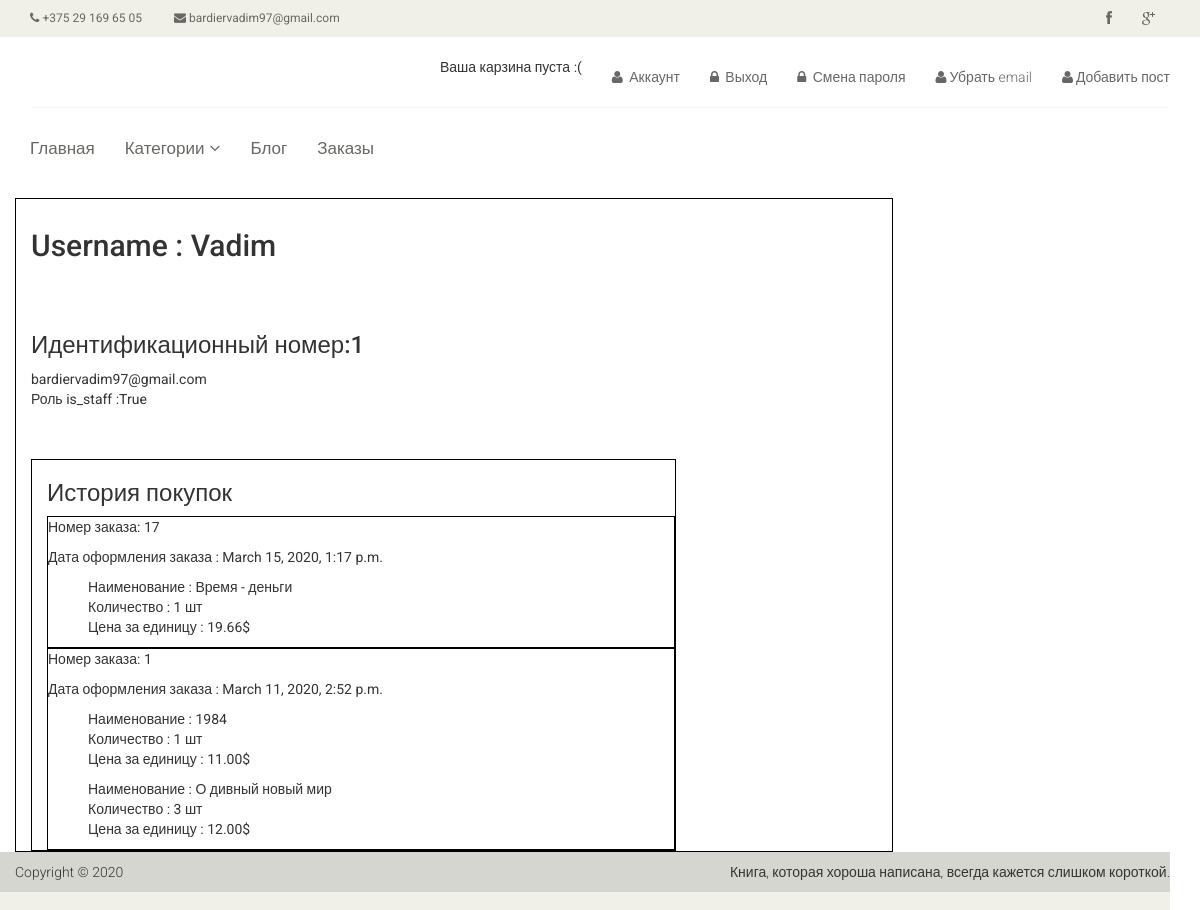
The page /account/1/ on the database its author committed.
### orders/models.py (models this page shows, shortened)
class Order(models.Model):
	first_name = models.CharField(max_length=50)
	last_name = models.CharField(max_length=50)
	email = models.EmailField()
	address = models.CharField(max_length=250)
	postal_code = models.CharField(max_length=20)
	city = models.CharField(max_length=100)
	created = models.DateTimeField(auto_now_add=True)
	updated = models.DateTimeField(auto_now=True)
	paid = models.BooleanField(default=False)
	class Meta:
		ordering = ('-created',)
		verbose_name = 'Order'
		verbose_name_plural = 'Orders'

class OrderItem(models.Model):
	order = models.ForeignKey(Order, related_name='items', on_delete=models.CASCADE)
	product = models.ForeignKey(Book, related_name='order_items', on_delete=models.CASCADE)
	price = models.DecimalField(max_digits=10, decimal_places=2)
	quantity = models.PositiveIntegerField(default=1)

### books/models.py (models this page shows, shortened)
class Book(models.Model):
	title = models.CharField('Title', max_length=225)
	description = models.TextField('Description')
	poster = models.ImageField('Poster', upload_to='books/')
	year = models.IntegerField('Year', default=2020)
	authors = models.ManyToManyField(Author, verbose_name='Authors', related_name='book_author')
	number_of_pages = models.IntegerField('Number of pages')
	genres = models.ManyToManyField(Genre, verbose_name='Genres')
	price = models.FloatField('Price')
	amount = models.IntegerField(default=2)
	category = models.ForeignKey(Category, verbose_name='Category', on_delete=models.SET_NULL, null=True)
	publishing_house = models.CharField('Publishing_house', max_length=225)
	cover_type = models.CharField('Cover_type', max_length=225)
	url = models.SlugField(max_length=225, unique=True)
	draft = models.BooleanField('Draft', default=False)
	def __str__(self):
		return self.title
	class Meta:
		verbose_name = "Book"
		verbose_name_plural = "Books"

### books/views.py (the view)
# urls.py: path('account/<int:pk>/', views.Account.as_view(), name='account_detail'),
class Account(DetailView):
	model = User
	template_name = 'books/account_detail.html'
	slug_field = 'pk'
	def get_context_data(self, *args, **kwargs):
		context = super().get_context_data(*args, **kwargs)
		context['items'] = OrderItem.objects.all()
		context['orders'] = Order.objects.all()
		return context

### cart/cart.py (called while the page is built)
	def __len__(self):
		return sum(item['quantity'] for item in self.cart.values())

### cart/context_processors.py (called while the page is built)
def cart(request):
	return {'cart': Cart(request)}

### templates/books/account_detail.html
{% extends 'books/base.html' %}
{% block content %}
    {% load static %}
    <section>
        <div class="container">
            <div class="row">
                <div class="col-sm-9 padding-right" style="border: 1px solid black">
                    <div class="product-details">
                        <h2>Username : {{ user.username }}</h2>
                        <br>
                        <br>
                        <h3>Идентификационный номер:{{ user.id }}</h3>
                        {% if user.email %}
                            {{ user.email }}
                        {% endif %}
                        {% if user.is_staff %}
                            <p>Роль is_staff :{{ user.is_staff }}</p>
                        {% endif %}
                    </div>
                    <div class="col-sm-9 padding-right" style="border: 1px solid black">
                        <h3>История покупок</h3>
                        {% for order in orders %}
                            {% if user.email == order.email %}
                                <div style="border: 1px solid black">
                                <p>Номер заказа: {{ order.id }}</p>
                                <p>Дата оформления заказа : {{ order.created }}</p>
                                {% for item in items %}
                                    {% if order.id == item.order_id %}
                                        <ul>
                                            <li>Наименование : {{ item.product }}</li>
                                            <li>Количество : {{ item.quantity }} шт</li>
                                            <li>Цена за единицу : {{ item.price }}$</li>
                                        </ul>
                                    {% endif %}
                                {% endfor %}
                            {% endif %}
                        </div>
                        {% endfor %}
                    </div>
                </div>
            </div>
        </div>
    </section>
{% endblock content %}

### static/css/main.css (style rules this page uses)
body { font-family: 'Roboto', sans-serif; background; position: relative; font-weight: 400px; padding-bottom: 58px; }
ul li { list-style: none; }
h1, h2, h3, h4, h5, h6 { font-family: 'Roboto', sans-serif; }
.padding-right { padding-right: 0; }
.product-details { overflow: hidden; }
.product-details { margin-bottom: 40px; overflow: hidden; margin-top: 10px; }

### rows shown on the page
Order: id "17", created "March 15, 2020, 1:17 p.m."
OrderItem: product "Время - деньги", quantity "1", price "19.66"
Order: id "1", created "March 11, 2020, 2:52 p.m."
OrderItem: product "1984", quantity "1", price "11.00"
OrderItem: product "О дивный новый мир", quantity "3", price "12.00"

### other values the page prints
{{ user.username }} "Vadim"
{{ user.id }} "1"
{{ user.email }} "bardiervadim97@gmail.com"
{{ user.is_staff }} "True"
